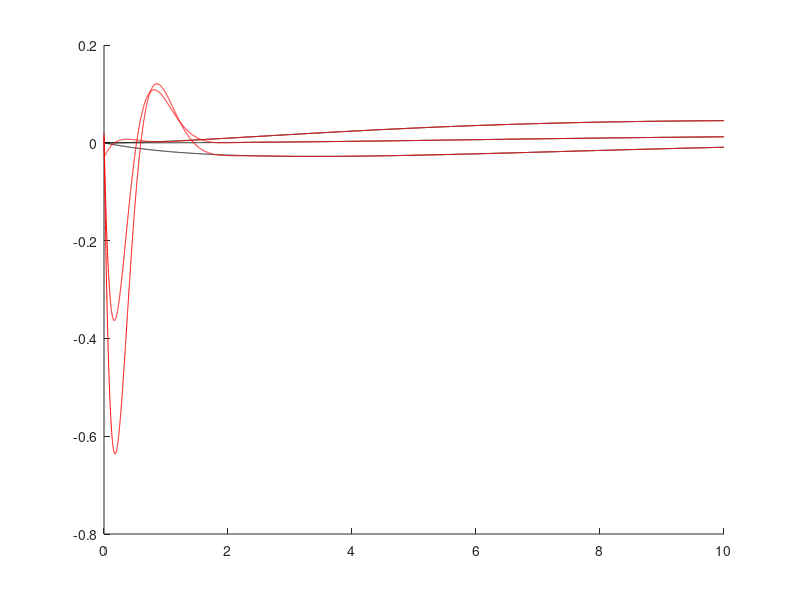
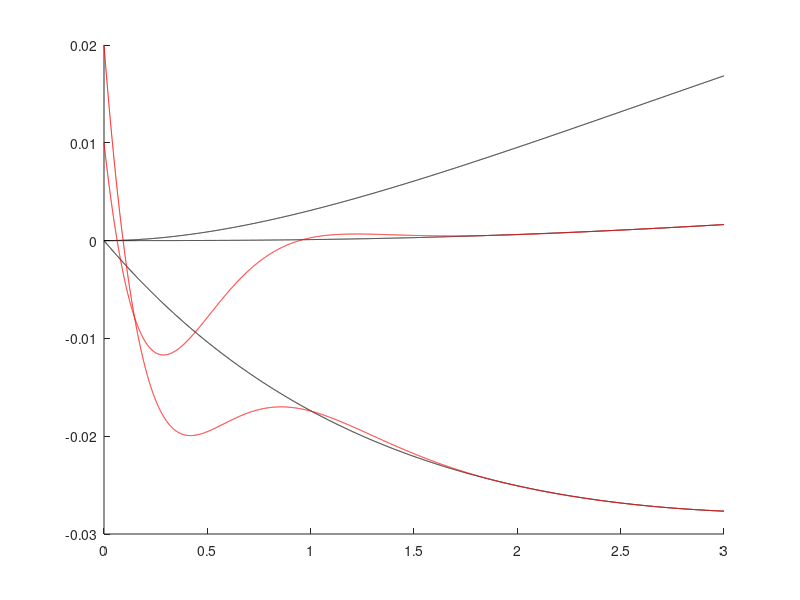

The MATLAB script that drew these images, in order:
close all; clear; clc

% system matrices
A = [-0.14 0.33 -0.33;
    0.1 -0.28 0;
    0 1.7 -0.77];
B = [0; 0; -0.025];
C = [2 0 0];

% reduce-order observer matrices
C1 = 2;
A11 = A(1,1);
A12 = A(1,2:3);
A21 = A(2:3,1);
A22 = A(2:3,2:3);
B1 = B(1,:);
B2 = B(2:3,:);

% desired eigenvalues
E1 = [-3.5 + 1i*3.5 -3.5 - 1i*3.5 -3.5];
E2 = [-3.5 + 1i*3.5 -3.5 - 1i*3.5];

% gain matrix for full-order observer
L1 = place(A',C',E1)';

% gain matrix for reduced-order observer
L2 = place(A22',(C1*A12)',E2)';

% number of states
n = length(A);

% closed-loop system matrices
Anew = [A zeros(n); L1*C A-L1*C];
Bnew = [B;B];
Cnew = blkdiag(C,eye(n));
sysNew = ss(Anew,Bnew,Cnew,[]);

% simulation options
TFINAL = 10;
T = linspace(0,TFINAL,10000)';
U = ones(size(T));
X0 = [0 0 0 -0.03 0.01 0.02]';

% simulate
[Y,T,X] = lsim(sysNew,U,T,X0);

% plot states (actual and estimated)
figure; hold on
plot(T,X(:,1:3),'k')
plot(T,Y(:,2:4),'r')

%% reduced-order
% number of states and outputs
n = length(A);
r = size(C1,1);

% closed-loop matrices
A31 = A21;
A32 = L2*C1*A12;
A33 = A22 - L2*C1*A12;
Aa = [A zeros(n,n-r)];
Ab = [A31,A32,A33];
Anew = [Aa;Ab];
Bnew = [B;B2];
Cnew = [C zeros(1,n-r); zeros(n-r,n) eye(n-r)];
sysNew = ss(Anew,Bnew,Cnew,[]);

% simulation options
TFINAL = 3;
T = linspace(0,TFINAL,10000)';
U = ones(size(T));
X0 = [0 0 0 0.01 0.02]';

% simulate
[Y,T,X] = lsim(sysNew,U,T,X0);

% plot states (actual and estimated)
figure; hold on
plot(T,X(:,1:3),'k')
plot(T,Y(:,2:3),'r')